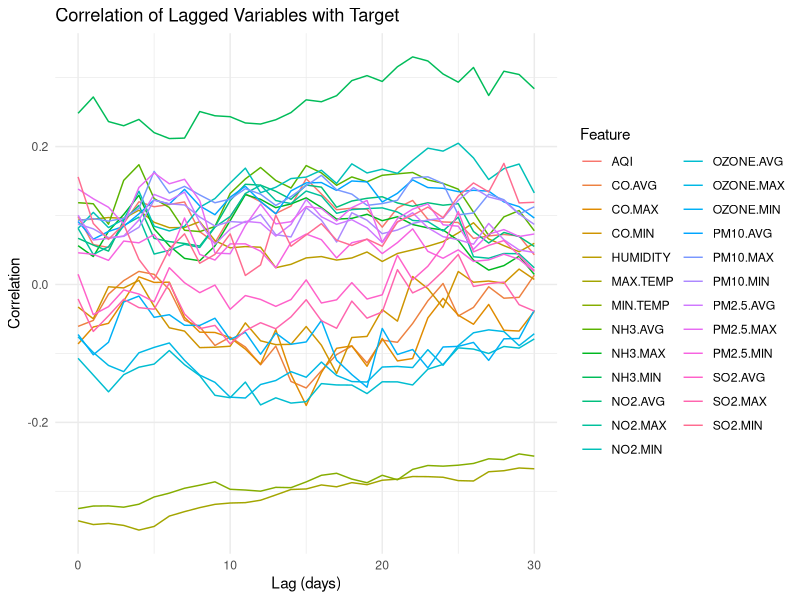
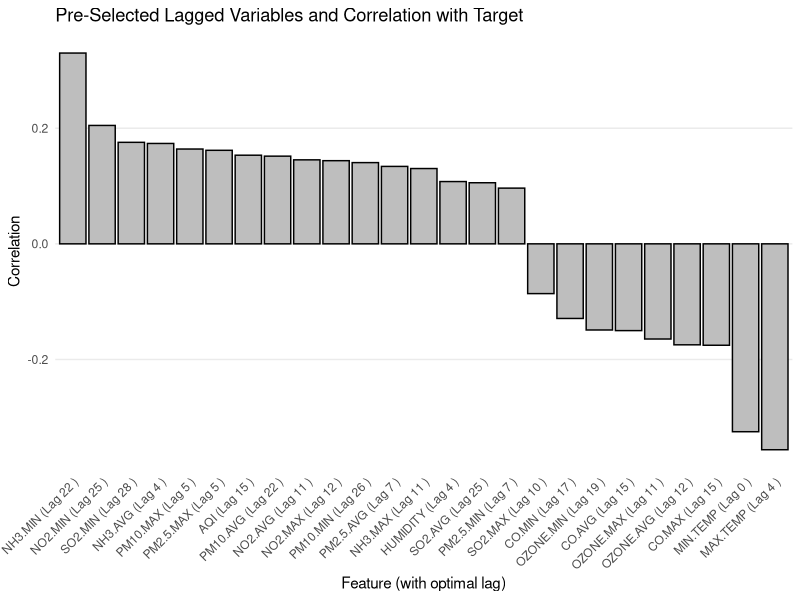
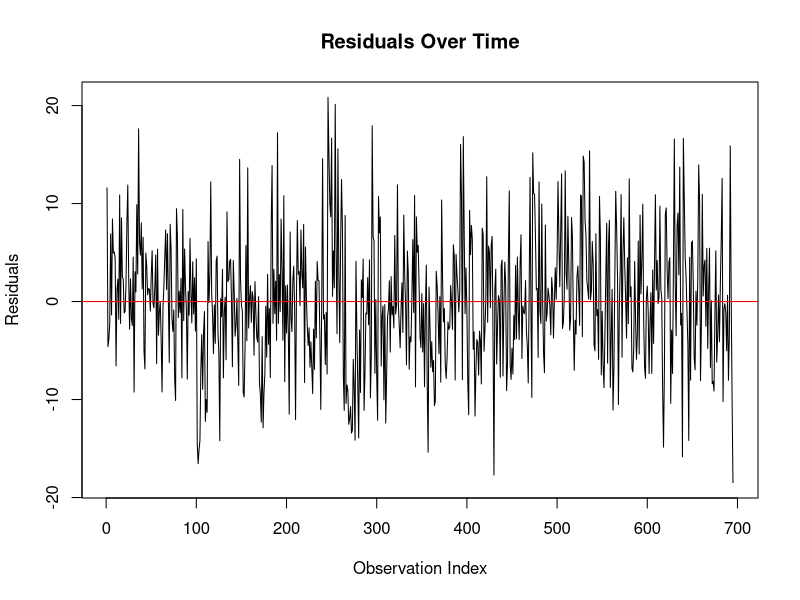
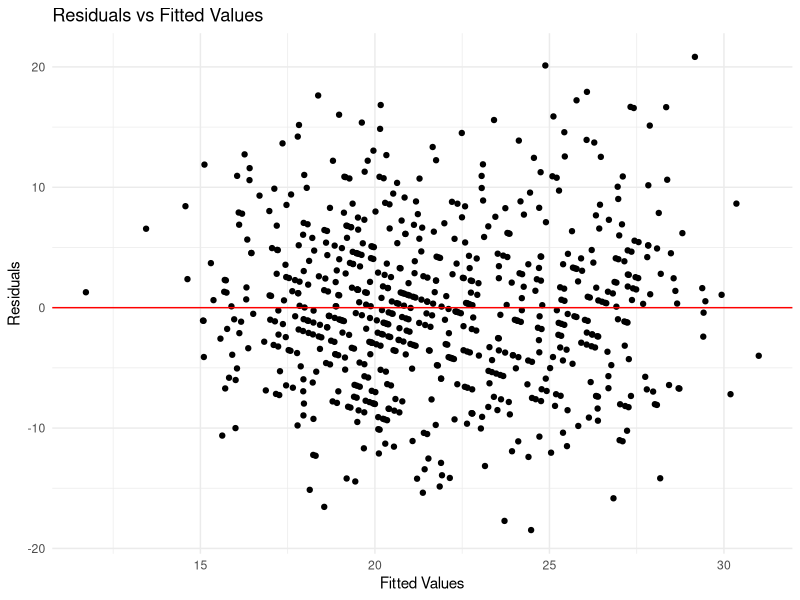
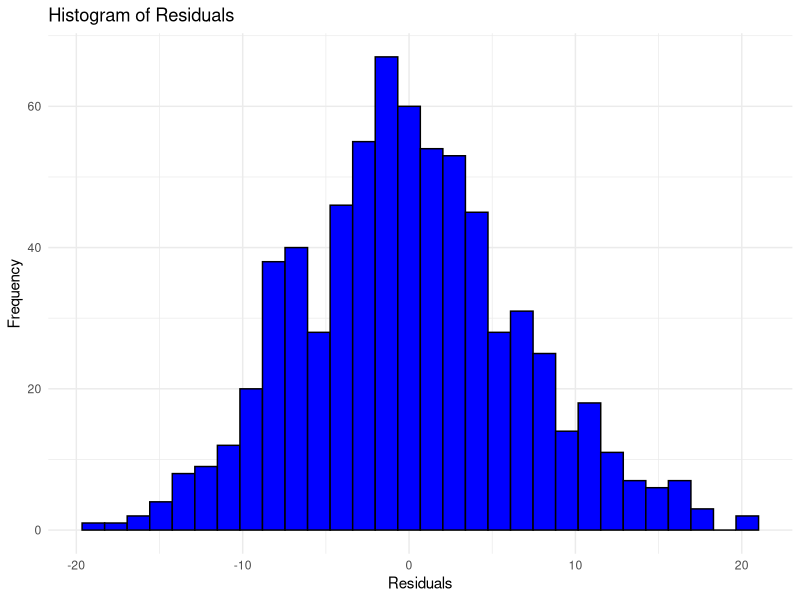
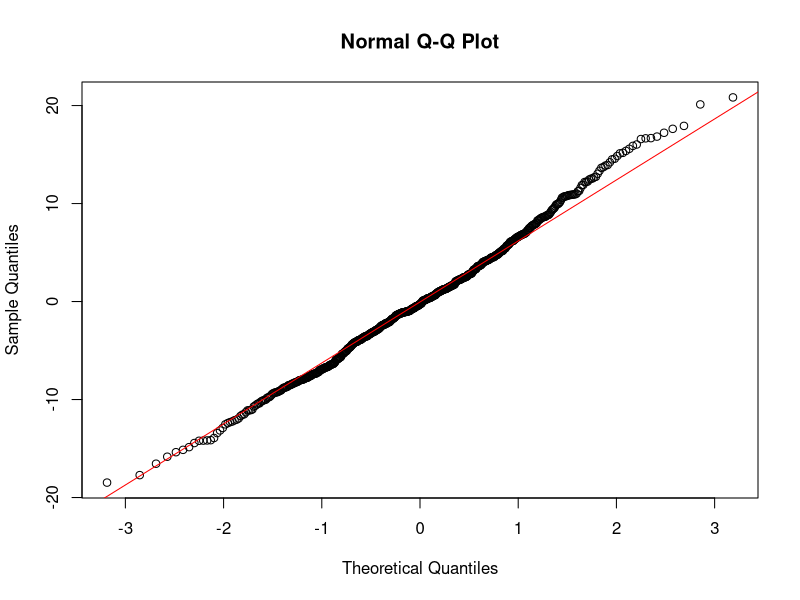

Write the R code that produced these figures, in order.
# Load necessary libraries

#install.packages(dplyr)
#install.packages(purrr)
#install.packages(ggplot2)
#install.packages(MASS)
library(dplyr)
library(purrr)
library(ggplot2)
library(MASS)


# Load the dataset
data <- read.csv("Admissions_Pollution_Sorted.csv")

# Convert the Date column to Date format
data$Date <- as.Date(data$Date, format = "%Y-%m-%d")

# Define parameters
target_column <- "Total.Admissions"
date_column <- "Date"                
air_quality_features <- colnames(data)[!(colnames(data) %in% c(date_column, target_column))]  # Exclude Date and Target
max_lag <- 30  # Maximum number of lags to generate

# Generate lagged features for the last 30 days (including 0 lag)
lagged_data <- bind_cols(
  data[target_column],  # Add the target column
  map_dfc(air_quality_features, function(feature) {
    map_dfc(0:max_lag, function(lag) {
      tibble(!!paste0(feature, "_lag", lag) := lag(data[[feature]], lag))
    })
  }),
  data[date_column]  # Add the Date column
)

# Remove rows with Null values from lagged_data
lagged_data <- na.omit(lagged_data)

# Pre-selection of best lag for each feature
pre_selection <- lapply(air_quality_features, function(feature) {
  # Get all lagged versions of the feature
  lagged_cols <- grep(paste0("^", feature, "_lag"), colnames(lagged_data), value = TRUE)
  
  # Compute correlation of each lagged feature with the target
  correlations <- sapply(lagged_cols, function(col) {
    cor(lagged_data[[col]], lagged_data[[target_column]], use = "complete.obs")
  })
  
  # Select the lag with the highest absolute correlation with target
  best_lag <- names(which.max(abs(correlations)))
  list(feature = feature, best_lag = best_lag, correlation = correlations[best_lag])
})

# Convert the pre-selection results to a data frame
pre_selection_df <- do.call(rbind, lapply(pre_selection, as.data.frame))

# Create the final dataframe with best lagged features
final_data <- lagged_data %>%
  dplyr::select(Date = !!sym(date_column), Total.Admissions = !!sym(target_column)) %>%  # Include Date and Target
  bind_cols(
    lapply(pre_selection_df$best_lag, function(lagged_col) lagged_data[[lagged_col]]) %>%
      setNames(
        sapply(pre_selection_df$best_lag, function(lagged_name) {
          feature_parts <- strsplit(lagged_name, "_lag")[[1]]
          paste(feature_parts[1], "_lag", feature_parts[2], sep = "")
        })
      )
  )

# View the structure of the final dataframe
str(final_data)


# Plot 1: Correlation of each lagged variable (0-30 days) with the target
correlation_data <- do.call(rbind, lapply(air_quality_features, function(feature) {
  lagged_cols <- grep(paste0("^", feature, "_lag"), colnames(lagged_data), value = TRUE)
  correlations <- sapply(lagged_cols, function(col) {
    cor(lagged_data[[col]], lagged_data[[target_column]], use = "complete.obs")
  })
  data.frame(Feature = feature, Lag = 0:max_lag, Correlation = correlations)
}))

# Line plot for correlations
plot1 <- ggplot(correlation_data, aes(x = Lag, y = Correlation, color = Feature, group = Feature)) +
  geom_line() +
  labs(title = "Correlation of Lagged Variables with Target", x = "Lag (days)", y = "Correlation") +
  theme_minimal()

# Plot 2: Bar plot of pre-selected lagged variables
pre_selection_df$Lag <- as.numeric(gsub(".*_lag", "", pre_selection_df$best_lag))  # Extract lag number
pre_selection_df$FeatureLag <- paste(pre_selection_df$feature, "(Lag", pre_selection_df$Lag, ")")  # Combine feature and lag

plot2 <- ggplot(pre_selection_df, aes(x = reorder(FeatureLag, -correlation), y = correlation)) +
  geom_bar(stat = "identity", fill = "gray", color = "black") +  # Neutral color for bars
  labs(title = "Pre-Selected Lagged Variables and Correlation with Target",
       x = "Feature (with optimal lag)",
       y = "Correlation") +
  theme_minimal() +
  theme(axis.text.x = element_text(angle = 45, hjust = 1),
        panel.grid.major.x = element_blank(),  
        panel.grid.minor = element_blank())  

# Print plots
print(plot1)
print(plot2)


# Stepwise Regression (Feature Selection)

# Define the target variable and predictors
target_column <- "Total.Admissions"
predictors <- colnames(final_data)[!(colnames(final_data) %in% c("Date", target_column))]

# Create the formula for the full model
full_formula <- as.formula(paste(target_column, "~", paste(predictors, collapse = " + ")))

# Fit the initial (full) regression model
initial_model <- lm(full_formula, data = final_data)

# Perform stepwise regression to select features
stepwise_model <- stepAIC(initial_model, direction = "both", trace = FALSE, k=4)

# Summarize the stepwise-selected model
cat("Stepwise Model Summary:\n")
summary(stepwise_model)


# Extract residuals and fitted values
residuals <- residuals(stepwise_model)
fitted_values <- fitted(stepwise_model)

#Check Independence of Errors (Autocorrelation)

# Plot residuals over the order of observations
plot(residuals, type = "l", main = "Residuals Over Time", xlab = "Observation Index", ylab = "Residuals")
abline(h = 0, col = "red")

# Durbin-Watson test for autocorrelation
library(lmtest)
dw_test <- dwtest(stepwise_model)
cat("Durbin-Watson Test:\n")
print(dw_test)

#Check Homoscedasticity (Constant Variance)

# Residuals vs Fitted Values Plot
ggplot(data.frame(Fitted = fitted_values, Residuals = residuals), aes(x = Fitted, y = Residuals)) +
  geom_point() +
  geom_hline(yintercept = 0, color = "red") +
  labs(title = "Residuals vs Fitted Values", x = "Fitted Values", y = "Residuals") +
  theme_minimal()

#Check Normality of Errors

# Histogram of Residuals
ggplot(data.frame(Residuals = residuals), aes(x = Residuals)) +
  geom_histogram(bins = 30, fill = "blue", color = "black") +
  labs(title = "Histogram of Residuals", x = "Residuals", y = "Frequency") +
  theme_minimal()

# Q-Q Plot of Residuals
qqnorm(residuals)
qqline(residuals, col = "red")
